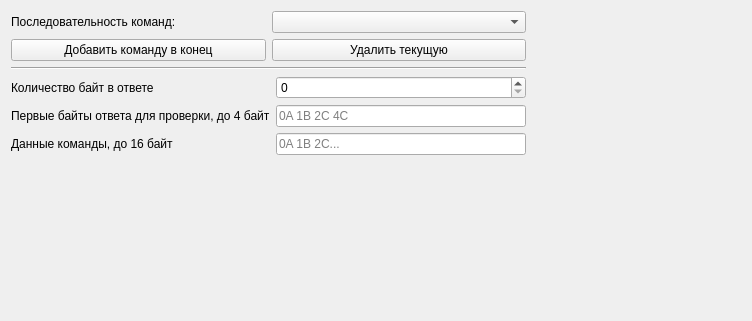
<?xml version="1.0" encoding="UTF-8"?>
<ui version="4.0">
 <class>ModbusWidgetInitCommands</class>
 <widget class="QWidget" name="ModbusWidgetInitCommands">
  <property name="geometry">
   <rect>
    <x>0</x>
    <y>0</y>
    <width>752</width>
    <height>321</height>
   </rect>
  </property>
  <property name="windowTitle">
   <string>ModbusWidgetInitCommands</string>
  </property>
  <layout class="QVBoxLayout" name="verticalLayout">
   <item>
    <layout class="QHBoxLayout" name="horizontalLayout_5">
     <item>
      <layout class="QVBoxLayout" name="verticalLayout_2">
       <item>
        <layout class="QHBoxLayout" name="horizontalLayout">
         <item>
          <widget class="QLabel" name="labCommandSequence">
           <property name="text">
            <string>Последовательность команд: </string>
           </property>
          </widget>
         </item>
         <item>
          <widget class="QComboBox" name="comBoxInitCommands"/>
         </item>
        </layout>
       </item>
       <item>
        <layout class="QHBoxLayout" name="horizontalLayout_2">
         <item>
          <widget class="QPushButton" name="butAdd">
           <property name="text">
            <string>Добавить команду в конец</string>
           </property>
          </widget>
         </item>
         <item>
          <widget class="QPushButton" name="butErase">
           <property name="text">
            <string>Удалить текущую</string>
           </property>
          </widget>
         </item>
        </layout>
       </item>
       <item>
        <widget class="Line" name="line">
         <property name="orientation">
          <enum>Qt::Horizontal</enum>
         </property>
        </widget>
       </item>
       <item>
        <layout class="QFormLayout" name="formLayout">
         <item row="0" column="0">
          <widget class="QLabel" name="labExpectedBcnt">
           <property name="text">
            <string>Количество байт в ответе</string>
           </property>
          </widget>
         </item>
         <item row="0" column="1">
          <widget class="QSpinBox" name="spBoxExpectedBcnt">
           <property name="enabled">
            <bool>true</bool>
           </property>
           <property name="maximum">
            <number>255</number>
           </property>
          </widget>
         </item>
         <item row="1" column="0">
          <widget class="QLabel" name="labExpectedFirstRspByte">
           <property name="text">
            <string>Первые байты ответа для проверки, до 4 байт</string>
           </property>
          </widget>
         </item>
         <item row="1" column="1">
          <widget class="QLineEdit" name="lEdExpectedFirstRspByte">
           <property name="enabled">
            <bool>true</bool>
           </property>
           <property name="placeholderText">
            <string>0A 1B 2C 4C</string>
           </property>
          </widget>
         </item>
         <item row="2" column="0">
          <widget class="QLabel" name="labInitCommand">
           <property name="text">
            <string>Данные команды, до 16 байт</string>
           </property>
          </widget>
         </item>
         <item row="2" column="1">
          <widget class="QLineEdit" name="lEdInitCommand">
           <property name="enabled">
            <bool>true</bool>
           </property>
           <property name="minimumSize">
            <size>
             <width>250</width>
             <height>0</height>
            </size>
           </property>
           <property name="text">
            <string/>
           </property>
           <property name="placeholderText">
            <string>0A 1B 2C...</string>
           </property>
          </widget>
         </item>
        </layout>
       </item>
      </layout>
     </item>
     <item>
      <spacer name="horizontalSpacer">
       <property name="orientation">
        <enum>Qt::Horizontal</enum>
       </property>
       <property name="sizeHint" stdset="0">
        <size>
         <width>40</width>
         <height>20</height>
        </size>
       </property>
      </spacer>
     </item>
    </layout>
   </item>
   <item>
    <spacer name="verticalSpacer">
     <property name="orientation">
      <enum>Qt::Vertical</enum>
     </property>
     <property name="sizeHint" stdset="0">
      <size>
       <width>20</width>
       <height>40</height>
      </size>
     </property>
    </spacer>
   </item>
  </layout>
 </widget>
 <layoutdefault spacing="6" margin="11"/>
 <resources/>
 <connections/>
</ui>
